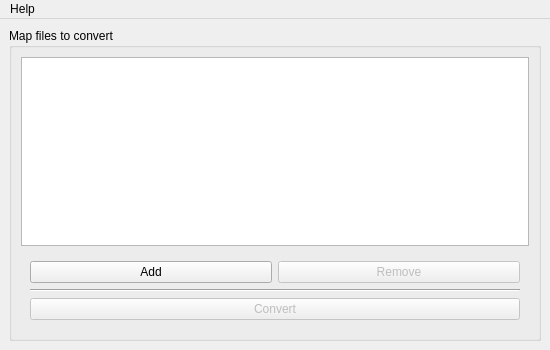
<?xml version="1.0" encoding="UTF-8"?>
<ui version="4.0">
 <class>MainWindow</class>
 <widget class="QMainWindow" name="MainWindow">
  <property name="geometry">
   <rect>
    <x>0</x>
    <y>0</y>
    <width>550</width>
    <height>350</height>
   </rect>
  </property>
  <property name="sizePolicy">
   <sizepolicy hsizetype="Fixed" vsizetype="Fixed">
    <horstretch>0</horstretch>
    <verstretch>0</verstretch>
   </sizepolicy>
  </property>
  <property name="minimumSize">
   <size>
    <width>550</width>
    <height>350</height>
   </size>
  </property>
  <property name="maximumSize">
   <size>
    <width>550</width>
    <height>350</height>
   </size>
  </property>
  <property name="baseSize">
   <size>
    <width>550</width>
    <height>350</height>
   </size>
  </property>
  <property name="windowTitle">
   <string>q3tod3_map</string>
  </property>
  <widget class="QWidget" name="centralwidget">
   <layout class="QVBoxLayout" name="verticalLayout_2">
    <item>
     <widget class="QGroupBox" name="fileBox">
      <property name="title">
       <string>Map files to convert</string>
      </property>
      <layout class="QVBoxLayout" name="verticalLayout">
       <item>
        <widget class="QListWidget" name="mapListWidget">
         <property name="selectionMode">
          <enum>QAbstractItemView::ContiguousSelection</enum>
         </property>
         <property name="selectionBehavior">
          <enum>QAbstractItemView::SelectItems</enum>
         </property>
        </widget>
       </item>
       <item>
        <widget class="QWidget" name="widget" native="true">
         <layout class="QHBoxLayout" name="horizontalLayout">
          <item>
           <layout class="QVBoxLayout" name="btnsLayout">
            <item>
             <layout class="QHBoxLayout" name="mapChooseLayout">
              <item>
               <widget class="QPushButton" name="addMapsBtn">
                <property name="text">
                 <string>Add</string>
                </property>
               </widget>
              </item>
              <item>
               <widget class="QPushButton" name="removeMapBtn">
                <property name="enabled">
                 <bool>false</bool>
                </property>
                <property name="text">
                 <string>Remove</string>
                </property>
               </widget>
              </item>
             </layout>
            </item>
            <item>
             <widget class="Line" name="line">
              <property name="orientation">
               <enum>Qt::Horizontal</enum>
              </property>
             </widget>
            </item>
            <item>
             <widget class="QPushButton" name="convertBtn">
              <property name="enabled">
               <bool>false</bool>
              </property>
              <property name="text">
               <string>Convert</string>
              </property>
             </widget>
            </item>
           </layout>
          </item>
         </layout>
        </widget>
       </item>
      </layout>
     </widget>
    </item>
   </layout>
  </widget>
  <widget class="QMenuBar" name="menubar">
   <property name="geometry">
    <rect>
     <x>0</x>
     <y>0</y>
     <width>550</width>
     <height>20</height>
    </rect>
   </property>
   <widget class="QMenu" name="menuAbout">
    <property name="title">
     <string>Help</string>
    </property>
    <addaction name="actionAbout"/>
   </widget>
   <addaction name="menuAbout"/>
  </widget>
  <action name="actionAbout">
   <property name="text">
    <string>About</string>
   </property>
  </action>
  <action name="actionCheck_for_updates">
   <property name="text">
    <string>Check for update</string>
   </property>
  </action>
 </widget>
 <resources/>
 <connections/>
</ui>
